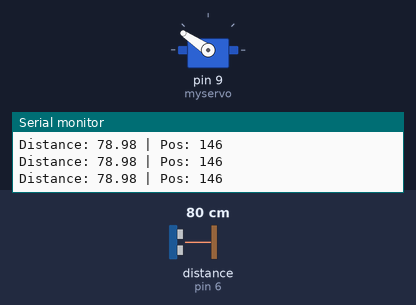
Recording of a sketch running on a simulated Arduino Uno, built with avr-gcc and run on an emulated ATmega328P. On the bench: servo, the last lines printed to the serial monitor. Wiring (inferred from the names in the program): ultrasonic range finder: trigger pin 7; echo pin 6. Inputs (shaded band) come from the test bench; at power-on: distance to the obstacle (sensor on pin 6) 80 cm. The echo pulse lasts 58.3 µs per cm.

Above: at 1.2 s.
1.3 s: distance to the obstacle (sensor on pin 6) set to 2 cm
At 2.8 s:
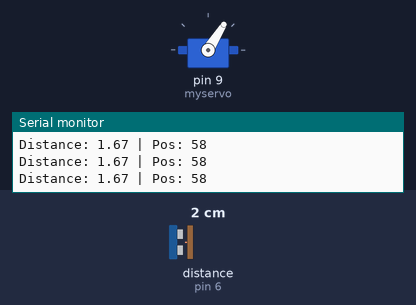
3.2 s: distance to the obstacle (sensor on pin 6) set to 35 cm
At 4.0 s:
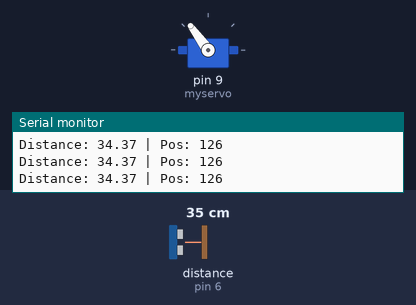
6.2 s: distance to the obstacle (sensor on pin 6) set to 4 cm
At 6.37 s:
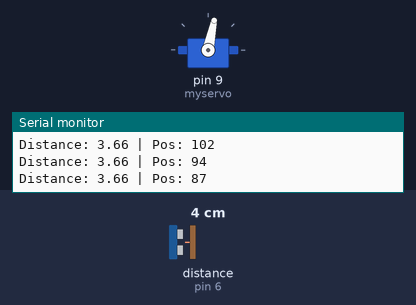
Timing chart, 0 to 9.2 s (numbered marks = the images above; inputs shaded):
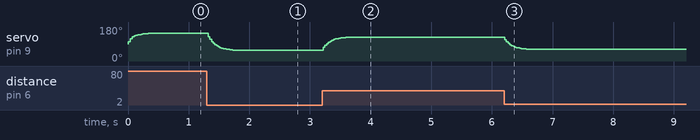

Measured:
- after the input at 1.3 s, servo on pin 9 (myservo): moves from 146° to 58° over 0.41 s, starting at once
- after the input at 3.2 s, servo on pin 9 (myservo): moves from 58° to 126° over 0.40 s, starting at once
- after the input at 6.2 s, servo on pin 9 (myservo): moves from 126° to 62° over 0.38 s, starting at once

The sketch:

Test_System.ino
```cpp
#include <Servo.h>

Servo myservo;

const int trigPin = 7;
const int echoPin = 6;

long duration;
float distance;

int pos = 90;  // start in middle

// --- Control ---
float target = 15.0;

float Kp = 0.550;
float Kd = 0.10;

float prevError = 0;

void setup() {
  myservo.attach(9);

  pinMode(trigPin, OUTPUT);
  pinMode(echoPin, INPUT);

  Serial.begin(9600);
}

void loop() {
  // --- Ultrasonic read ---
  digitalWrite(trigPin, LOW);
  delayMicroseconds(2);

  digitalWrite(trigPin, HIGH);
  delayMicroseconds(10);
  digitalWrite(trigPin, LOW);

  duration = pulseIn(echoPin, HIGH, 20000); // timeout prevents blocking

  distance = duration * 0.034 / 2;

  Serial.print("Distance: ");
  Serial.print(distance);

  // --- PD Control ---
  float error = distance - target;
  float dt = 0.01; // 10 ms loop
  float derivative = (error - prevError) / dt;

  float output = Kp * error + Kd * derivative;

  // deadband
  if (abs(error) < 0.5) {
    output = 0;
  }

  float maxStep = 0.5 + abs(error) * 0.5;
  maxStep = constrain(maxStep, 1.0, 15.0);

  output = constrain(output, -maxStep, maxStep);

  pos += output;

  pos -= 0.2 * (pos - 90);

  pos = constrain(pos, 45, 150);
  myservo.write(pos);

  prevError = error;

  Serial.print(" | Pos: ");
  Serial.println(pos);


  delay(10);
}
```
